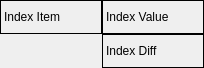
<?xml version="1.0" encoding="UTF-8"?>
<ui version="4.0">
 <class>IndexItem</class>
 <widget class="QWidget" name="IndexItem">
  <property name="geometry">
   <rect>
    <x>0</x>
    <y>0</y>
    <width>204</width>
    <height>68</height>
   </rect>
  </property>
  <property name="minimumSize">
   <size>
    <width>204</width>
    <height>68</height>
   </size>
  </property>
  <property name="maximumSize">
   <size>
    <width>204</width>
    <height>16777215</height>
   </size>
  </property>
  <property name="cursor">
   <cursorShape>UpArrowCursor</cursorShape>
  </property>
  <property name="windowTitle">
   <string>IndexItem</string>
  </property>
  <layout class="QGridLayout" name="gridLayout">
   <property name="margin">
    <number>0</number>
   </property>
   <property name="spacing">
    <number>0</number>
   </property>
   <item row="0" column="0">
    <widget class="QLabel" name="lblIndexName">
     <property name="frameShape">
      <enum>QFrame::Box</enum>
     </property>
     <property name="text">
      <string>Index Item</string>
     </property>
    </widget>
   </item>
   <item row="0" column="1">
    <widget class="QLabel" name="lblIndexValue">
     <property name="frameShape">
      <enum>QFrame::Box</enum>
     </property>
     <property name="text">
      <string>Index Value</string>
     </property>
    </widget>
   </item>
   <item row="1" column="1">
    <widget class="QLabel" name="lblDiff">
     <property name="frameShape">
      <enum>QFrame::Box</enum>
     </property>
     <property name="text">
      <string>Index Diff</string>
     </property>
    </widget>
   </item>
  </layout>
 </widget>
 <layoutdefault spacing="6" margin="11"/>
 <resources/>
 <connections/>
</ui>
